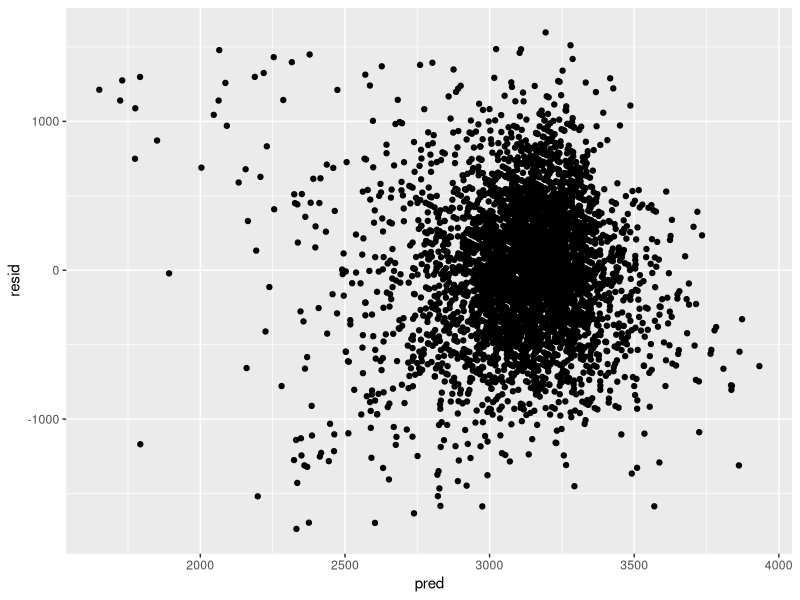
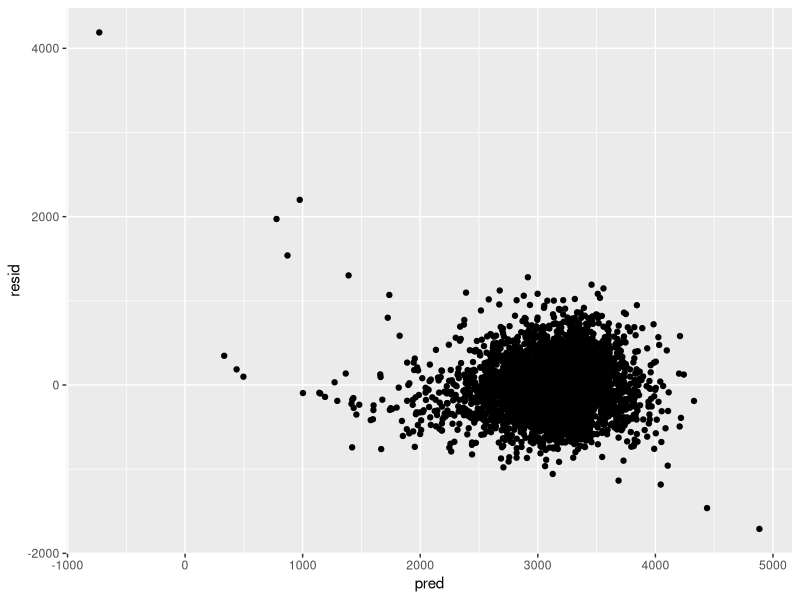
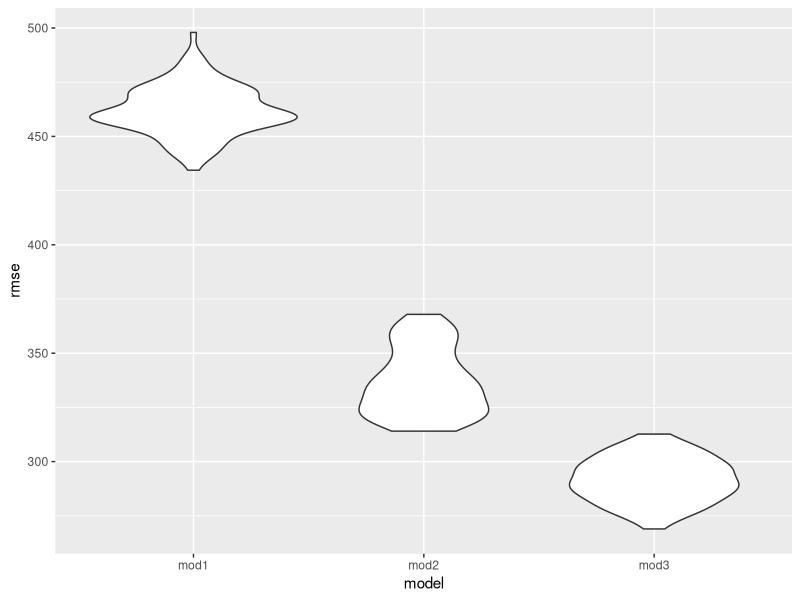

These charts were generated, in order, by the following R code:
## ---- chunk 1
knitr::opts_chunk$set(echo = TRUE)

library(tidyverse)
library(modelr)
library(mgcv)
## ---- chunk 2
birthweight_data = read_csv(file = "./files/birthweight.csv") %>% 
  mutate(
    babysex = factor(babysex, levels = c(1,2), labels = c("male", "female")),
    frace = factor(frace, levels = c(1,2,3,4,8,9), labels = c("white", "black", "asian", "puerto rican", "other", "unkown")),
    malform = factor(malform, levels = c(0,1), labels = c("absent", "present")),
    mrace = factor(mrace, levels = c(1,2,3,4,8), labels = c("white", "black", "asian", "puerto rican", "other"))
  )
## ---- chunk 3
model1 = lm(bwt ~ ppbmi + gaweeks + smoken + malform, data = birthweight_data)

model1 %>% 
  broom::tidy()

bw_res_pred = birthweight_data %>% 
  modelr::add_residuals(model1) %>% 
  modelr::add_predictions(model1) 

bw_res_pred %>% 
  ggplot(aes(x = pred, y = resid)) + 
  geom_point()

## ---- chunk 4
model2 = lm(bwt ~ blength + gaweeks, data = birthweight_data)

bw_respred_m2 = birthweight_data %>% 
  modelr::add_residuals(model2) %>% 
  modelr::add_predictions(model2) 

bw_respred_m2 %>% 
  ggplot(aes(x = pred, y = resid)) + 
  geom_point()


model3 = lm(bwt ~ bhead + blength + babysex + bhead*blength + bhead*babysex + blength*babysex + bhead*blength*babysex, data = birthweight_data)
## ---- chunk 5

cv_df = crossv_mc(data = birthweight_data, n = 100)

cv_df = 
  cv_df %>% 
  mutate(mod1 = map(train, ~lm(bwt ~ ppbmi + gaweeks + smoken + malform, data = .x)),
         mod2 = map(train, ~lm(bwt ~ blength + gaweeks, data = .x)),
         mod3 = map(train, ~lm(bwt ~ bhead + blength + babysex + bhead*blength + bhead*babysex + blength*babysex + bhead*blength*babysex, data = as_tibble(.x)))) %>% 
  mutate(rmse_mod1 = map2_dbl(mod1, test, ~rmse(model = .x, data = .y)),
         rmse_mod2 = map2_dbl(mod2, test, ~rmse(model = .x, data = .y)),
         rmse_mod3 = map2_dbl(mod3, test, ~rmse(model = .x, data = .y)))

cv_df %>% 
  select(starts_with("rmse")) %>% 
  pivot_longer(
    everything(),
    names_to = "model", 
    values_to = "rmse",
    names_prefix = "rmse_") %>% 
  mutate(model = fct_inorder(model)) %>% 
  ggplot(aes(x = model, y = rmse)) + geom_violin()

